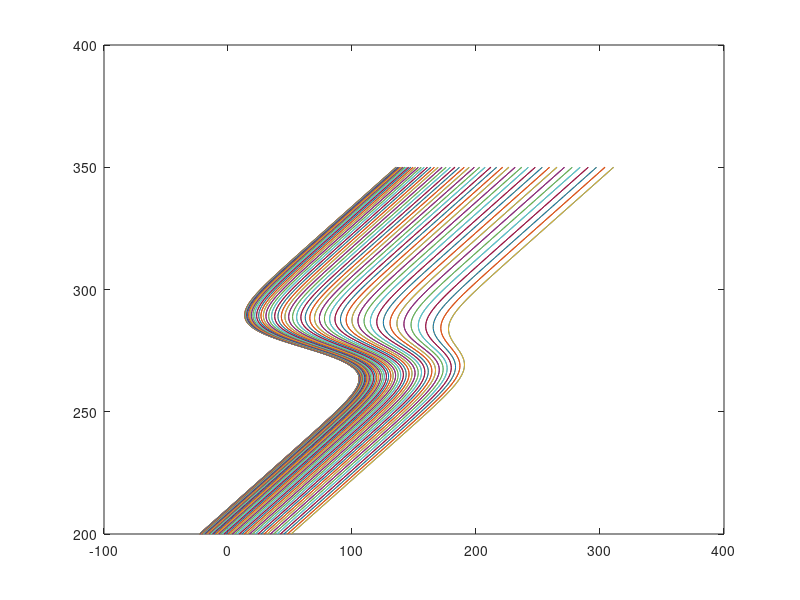

MATLAB code to generate this figure:
alpha_1 = 0.7;
alpha_2 = 0.289;
T_1 = 260;
T_2 = 293;
K = 0.1;
A = -339.647;
B = 2.218;

Q0 = 341.3;

%%

Q = @(x) Q0 * (1 - 0.241 * (3*x.^2-1));
alpha = @(T) alpha_1 + (alpha_2-alpha_1) * (1 + tanh(K * (T - (T_1+T_2)/2)))/2;

%%

mu = @(x,T) (A+B*T) - Q(x) .* (1 - alpha(T));

%%

XX = linspace(-1,1,101);
Ts = 200:1:350;

figure()

for i = 1:length(XX)
    plot(mu(XX(i),Ts),Ts)
    hold on
end